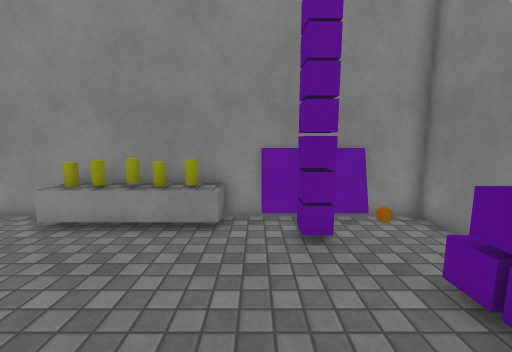
View 1 (above)

13 first-person views from a walk through a 3-D level made in the Unity game engine. The camera is 1.4 m above the floor, tilts 8° down and sees 90° across. The floor is counted in squares, 0.5 m on a side. Each view is taken from the middle of a square. On the plan, view 1 faces up. The plan holds only what a view shows up to about 19 squares ahead; the rest is blank. The place goes on beyond the plan. The player is left out. Surface patterns are stand-ins for the level's own textures.

View 2
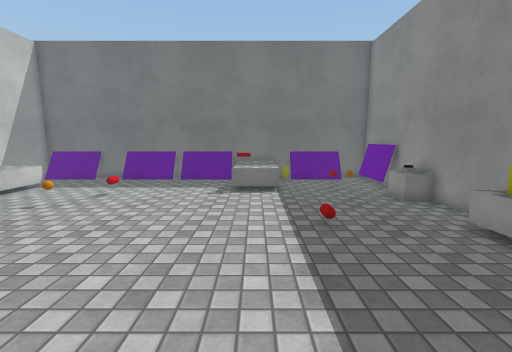

View 3
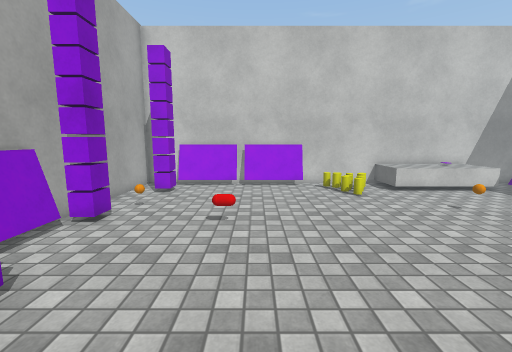

View 4
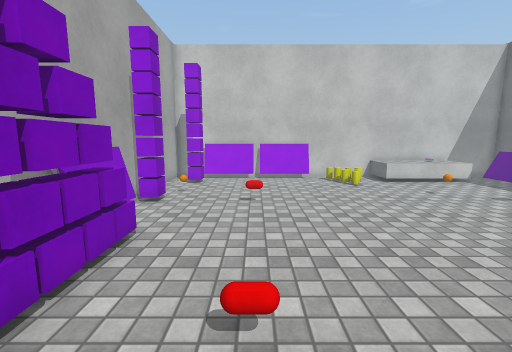

View 5
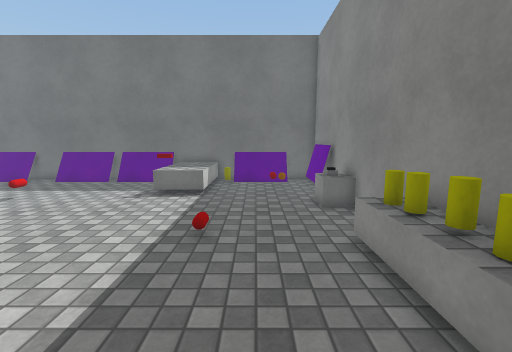

View 6
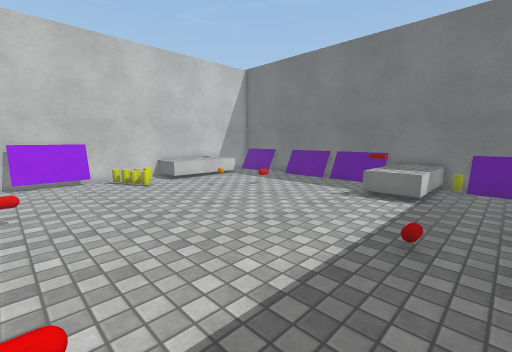

View 7
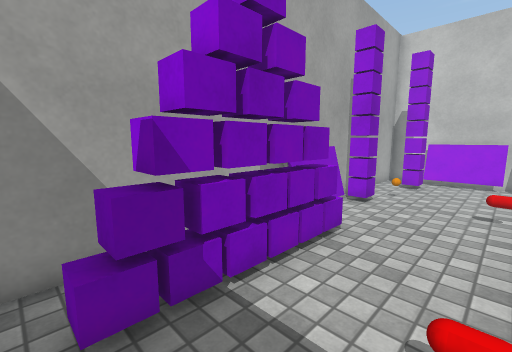

View 8
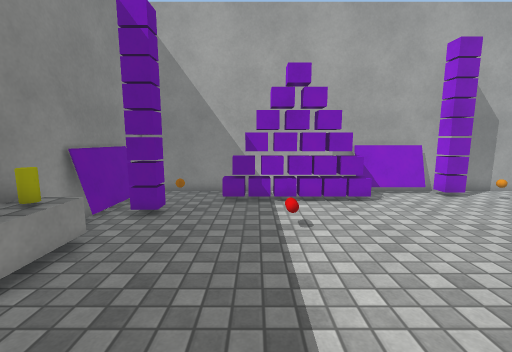

View 9
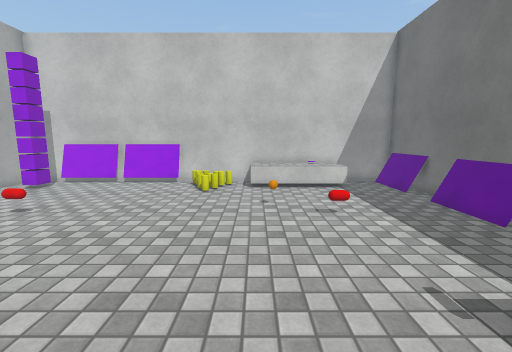

View 10
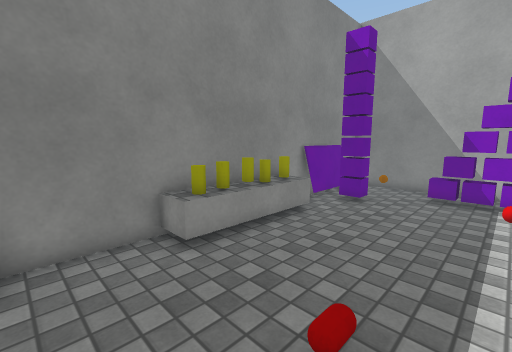

View 11
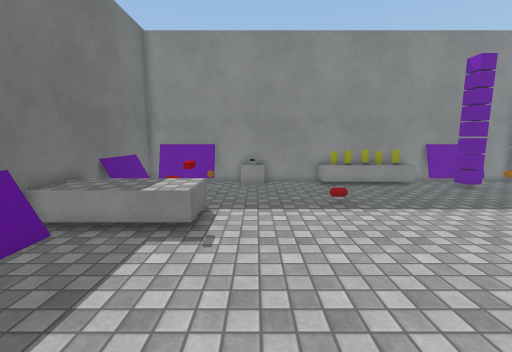

View 12
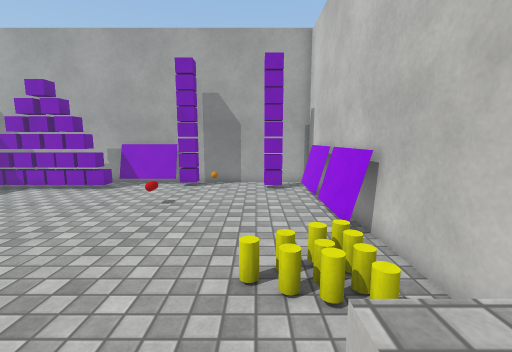

View 13
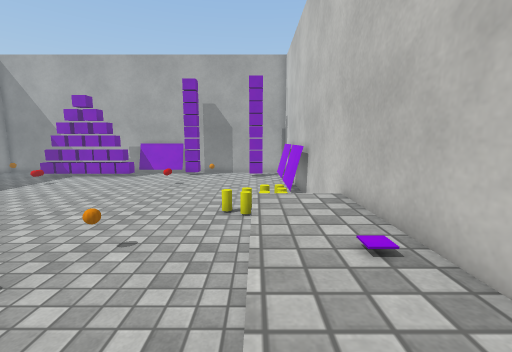

### Floor plan
Key: @ floor where view 1 was taken; # wall or solid block; . floor; = window, fence, low wall or low ledge; ^ raised ledge; C yellow cylinder; B purple block; U cube; O other object.
Columns run from 18 left of view 1 to 6 right of it. Each row starts with its distance up from view 1.
  9 #######U####^^^^^########
  8 #.....UU...^CCCCC^.BB#..#
  7 #..................BB...#
  6 #.O.....................#
  5 #.......................#
  4 #.....................B.#
  3 #O....................B.#
  2 #^^^^^............O...B.#
  1 =^^^^^................B.#
  0 #^^^^^............@...B.#
 -1 ##....................B.#
 -2 #.....................O.#
 -3 #......................=#
 -4 #......................=#
 -5 #......................=#
 -6 #......................B#
 -7 #.....................BB#
 -8 #.......................#
 -9 #.......................#
-10 #.......................#
-11 #.....................B.#
-12 #...^^^^^^............B.#
-13 #...^^^^^^..O.........B.#
-14 ##  ^^^^^^  #############
-15   ##########

Positions as (right, up) in squares from view 1, and headings:
1: (0, 0), facing up
2: (1, 1), facing left
3: (-1, 2), facing down
4: (0, 5), facing down
5: (0, 5), facing left
6: (0, 5), facing down-left
7: (0, 5), facing down-right
8: (-8, 3), facing right
9: (-9, 3), facing down
10: (-10, 2), facing up-right
11: (-11, -8), facing up
12: (-11, -11), facing right
13: (-16, -12), facing right
